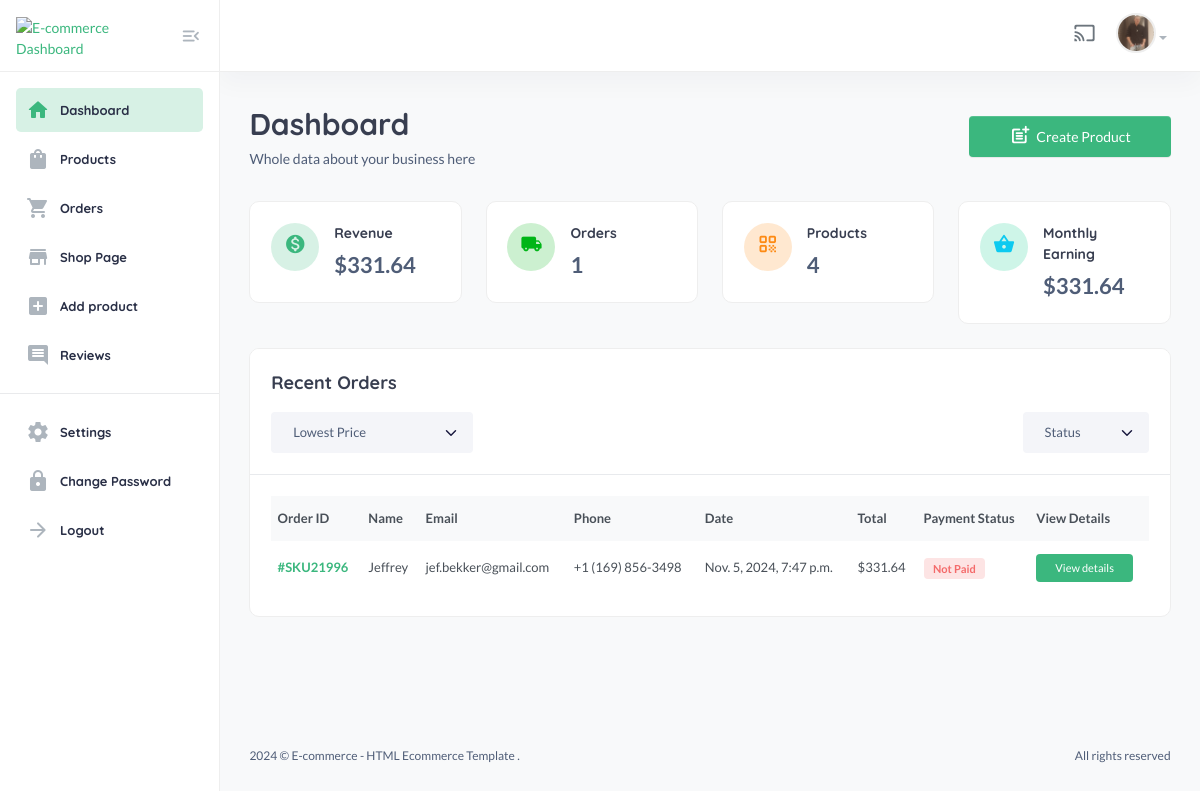
The page /useradmin/dashboard/ (signed in) on the database its author committed.
### userauths/models.py (models this page shows, shortened)
class User(AbstractUser):
    email = models.EmailField(unique=True)
    username = models.CharField(max_length=100)
    bio = models.CharField(max_length=100)
    USERNAME_FIELD = "email"
    REQUIRED_FIELDS = ['username']

class Profile(models.Model):
    user = models.OneToOneField(User, on_delete=models.CASCADE)
    image = models.ImageField(upload_to='image')
    full_name = models.CharField(max_length=200)
    bio = models.CharField(max_length=200, null=True, blank=True)
    phone = models.CharField(max_length=200)
    verified = models.BooleanField(default=False)

### core/models.py (models this page shows)
class CartOrder(models.Model):
    user = models.ForeignKey(User, on_delete=models.CASCADE)
    full_name = models.CharField(max_length=100, null=True, blank=True)
    email = models.CharField(max_length=100, null=True, blank=True)
    phone = models.CharField(max_length=100, null=True, blank=True)
    address = models.CharField(max_length=100, null=True, blank=True)
    city = models.CharField(max_length=100, null=True, blank=True)
    state = models.CharField(max_length=100, null=True, blank=True)
    country = models.CharField(max_length=100, null=True, blank=True)
    price = models.DecimalField(max_digits=12, decimal_places=2, default="0.00")
    saved = models.DecimalField(max_digits=12, decimal_places=2, default="0.00")
    coupons = models.ManyToManyField("core.Coupon", blank=True)
    shipping_method = models.CharField(max_length=100, null=True, blank=True)
    tracking_id = models.CharField(max_length=100, null=True, blank=True)
    tracking_website_address = models.CharField(max_length=100, null=True, blank=True)
    paid_status = models.BooleanField(default=False)
    order_date = models.DateTimeField(auto_now_add=True)
    product_status = models.CharField(choices=STATUS_CHOICE, max_length=30, default="processing")
    sku = ShortUUIDField(null=True, blank=True, length=5, prefix="SKU", max_length=20, alphabet="1234567890")
    oid = ShortUUIDField(null=True, blank=True, length=5, max_length=20, alphabet="1234567890")
    stripe_payment_intent = models.CharField(max_length=1000, null=True, blank=True)
    class Meta:
        verbose_name_plural = "Cart Order"

### useradmin/views.py (the view)
# urls.py: path("dashboard/", customer_dashboard, name="dashboard"),
def dashboard(request):
    revenue = CartOrder.objects.aggregate(price=Sum("price"))
    total_orders_count = CartOrder.objects.all()
    all_products = Product.objects.all()
    all_categories = Category.objects.all()
    new_customers = User.objects.all(). order_by("-id")
    latest_orders = CartOrder.objects.all()
    this_month = datetime.datetime.now().month
    monthly_revenue = CartOrder.objects.filter(order_date__month=this_month).aggregate(price=Sum("price"))
    context = {
        "revenue": revenue,
        "total_orders_count": total_orders_count,
        "all_products": all_products,
        "all_categories": all_categories,
        "new_customers": new_customers,
        "latest_orders": latest_orders,
        "monthly_revenue": monthly_revenue,
    }
    return render(request, "useradmin/dashboard.html", context)

### core/context_processor.py (called while the page is built)
def default(request):
    categories = Category.objects.all()
    vendors = Vendor.objects.all()
    min_max_price = Product.objects.aggregate(Min("price"), Max("price")) # Get the lowest and highest value from the models (price from product)
    try:
        wishlist = Wishlist.objects.filter(user=request.user)
    except:
        messages.warning(request, "You need to login before accessing your wishlist.")
        wishlist = 0
    try:
        address = Address.objects.get(user=request.user)
    except:
        address = None
    return {
        "categories": categories,
        "wishlist": wishlist,
        "address": address,
        "vendors": vendors,
        "min_max_price": min_max_price,
    }

### templates/useradmin/dashboard.html (shortened to what this page needs)
{% extends 'useradmin/base.html' %}
{% load static %}
{% block content %}
<section class="content-main">
    <div class="content-header">
        <div>
            <h2 class="content-title card-title">Dashboard</h2>
            <p>Whole data about your business here</p>
        </div>
        <div>
            <a href="#" class="btn btn-primary"><i class="text-muted material-icons md-post_add"></i>Create Product</a>
        </div>
    </div>
    <div class="row">
        <div class="col-lg-3">
            <div class="card card-body mb-4">
                <article class="icontext">
                    <span class="icon icon-sm rounded-circle bg-primary-light"><i class="text-primary material-icons md-monetization_on"></i></span>
                    <div class="text">
                        <h6 class="mb-1 card-title">Revenue</h6>
                        <span>${{ revenue.price|floatformat:2 }}</span>
                    </div>
                </article>
            </div>
        </div>
        <div class="col-lg-3">
            <div class="card card-body mb-4">
                <article class="icontext">
                    <span class="icon icon-sm rounded-circle bg-success-light"><i class="text-success material-icons md-local_shipping"></i></span>
                    <div class="text">
                        <h6 class="mb-1 card-title">Orders</h6>
                        <span>{{ total_orders_count.count }}</span>
                    </div>
                </article>
            </div>
        </div>
        <div class="col-lg-3">
            <div class="card card-body mb-4">
                <article class="icontext">
                    <span class="icon icon-sm rounded-circle bg-warning-light"><i class="text-warning material-icons md-qr_code"></i></span>
                    <div class="text">
                        <h6 class="mb-1 card-title">Products</h6>
                        <span>{{ all_products.count }}</span>
                    </div>
                </article>
            </div>
        </div>
        <div class="col-lg-3">
            <div class="card card-body mb-4">
                <article class="icontext">
                    <span class="icon icon-sm rounded-circle bg-info-light"><i class="text-info material-icons md-shopping_basket"></i></span>
                    <div class="text">
                        <h6 class="mb-1 card-title">Monthly Earning</h6>
                        <span>${{ monthly_revenue.price|floatformat:2  }}</span>
                    </div>
                </article>
            </div>
        </div>
    </div>
    <div class="card mb-4">
        <header class="card-header">
            <h4 class="card-title">Recent Orders</h4>
            <div class="row align-items-center">
                <div class="col-md-3 col-12 me-auto mb-md-0 mb-3">
                    <div class="custom_select">
                        <select class="form-select select-nice">
                            <option selected>Lowest Price</option>
                        </select>
                    </div>
                </div>
                <div class="col-md-2 col-6">
                    <div class="custom_select">
                        <select class="form-select select-nice">
                            <option selected>Status</option>
                        </select>
                    </div>
                </div>
            </div>
        </header>
        <div class="card-body">
            <div class="table-responsive">
                <div class="table-responsive">
                    <table class="table align-middle table-nowrap mb-0">
                        <thead class="table-light">
                            <tr>
                                <th class="align-middle" scope="col">Order ID</th>
                                <th class="align-middle" scope="col">Name</th>
                                <th class="align-middle" scope="col">Email</th>
                                <th class="align-middle" scope="col">Phone</th>
                                <th class="align-middle" scope="col">Date</th>
                                <th class="align-middle" scope="col">Total</th>
                                <th class="align-middle" scope="col">Payment Status</th>
                                <th class="align-middle" scope="col">View Details</th>
                            </tr>
                        </thead>
                        <tbody>
                            {% for l in latest_orders %}
                            <tr>
                                <td><a href="#" class="fw-bold">#{{ l.sku }}</a></td>
                                <td>{{ l.full_name }}</td>
                                <td>{{ l.email }}</td>
                                <td>{{ l.phone }}</td>
                                <td>{{ l.order_date }}</td>
                                <td>${{ l.price }}</td>
                                <td>
                                    {% if l.paid_status == True %}
                                    <span class="badge badge-pill badge-soft-success">Paid</span>
                                    {% else %}
                                    <span class="badge badge-pill badge-soft-danger">Not Paid</span>
                                    {% endif %}
                                </td>
                                <td>
                                    <a href="#" class="btn btn-xs"> View details</a>
                                </td>
                            </tr>
                            {% endfor %}
                        </tbody>
                    </table>
                </div>
            </div>
        </div>
    </div>
</section>
{% endblock content %}

### templates/useradmin/base.html (shortened to what this page needs)
{% load static %}
<!DOCTYPE html>
<html lang="en">
    <head>
        <link href="{% static 'assets2/css/main.css' %}" rel="stylesheet" type="text/css" />
        <link rel="stylesheet" href="https://cdnjs.cloudflare.com/ajax/libs/font-awesome/6.0.0/css/all.min.css" />
    </head>
    <body>
        <aside class="navbar-aside" id="offcanvas_aside">
            <div class="aside-top">
                <a href="/useradmin/" class="brand-wrap">
                    <img src="https://clipground.com/images/ecommerce-logo-png-11.png" class="logo" alt="E-commerce Dashboard" />
                </a>
                <div>
                    <button class="btn btn-icon btn-aside-minimize"><i class="text-muted material-icons md-menu_open"></i></button>
                </div>
            </div>
            <nav>
                <ul class="menu-aside">
                    <li class="menu-item {% if '/useradmin/dashboard/' in request.path %}active{% endif %}">
                        <a class="menu-link" href="/useradmin/">
                            <i class="icon material-icons md-home"></i>
                            <span class="text">Dashboard</span>
                        </a>
                    </li>
                    <li class="menu-item {% if '/useradmin/products/' in request.path %}active{% endif %}">
                        <a class="menu-link" href="">
                            <i class="icon material-icons md-shopping_bag"></i>
                            <span class="text">Products</span>
                        </a>
                    </li>
                    <li class="menu-item {% if '/useradmin/orders/' in request.path %}active{% endif %}">
                        <a class="menu-link" href="">
                            <i class="icon material-icons md-shopping_cart"></i>
                            <span class="text">Orders</span>
                        </a>
                    </li>
                    <li class="menu-item">
                        <a class="menu-link" href="">
                            <i class="icon material-icons md-store"></i>
                            <span class="text">Shop Page</span>
                        </a>
                    </li>
                    <li class="menu-item ">
                        <a class="menu-link" href="}">
                            <i class="icon material-icons md-add_box"></i>
                            <span class="text">Add product</span>
                        </a>
                    </li>
                    <li class="menu-item">
                        <a class="menu-link" href="">
                            <i class="icon material-icons md-comment"></i>
                            <span class="text">Reviews</span>
                        </a>
                    </li>
                </ul>
                <hr />
                <ul class="menu-aside">
                    <li class="menu-item">
                        <a class="menu-link" href="">
                            <i class="icon material-icons md-settings"></i>
                            <span class="text">Settings</span>
                        </a>
                    </li>
                    <li class="menu-item">
                        <a class="menu-link" href="">
                            <i class="icon material-icons md-lock"></i>
                            <span class="text"> Change Password </span>
                        </a>
                    </li>
                    <li class="menu-item">
                        <a class="menu-link" href="{% url 'userauths:sign-out' %}">
                            <i class="icon material-icons md-arrow_forward"></i>
                            <span class="text">Logout</span>
                        </a>
                    </li>
                </ul>
                <br />
                <br />
            </nav>
        </aside>
        <main class="main-wrap">
            <header class="main-header navbar">
                <div class="col-nav">
                    <ul class="nav">
                        <li class="nav-item">
                            <a href="#" class="requestfullscreen nav-link btn-icon"><i class="material-icons md-cast"></i></a>
                        </li>
                        <li class="dropdown nav-item">
                            <a class="dropdown-toggle" data-bs-toggle="dropdown" href="#" id="dropdownAccount" aria-expanded="false">
                                {% if request.user.profile.image %}
                                <img class="img-xs rounded-circle" src="{{request.user.profile.image.url}}" alt="User" />
                                {% else %}
                                <img class="img-xs rounded-circle" src="https://www.shutterstock.com/image-vector/vector-flat-illustration-grayscale-avatar-600nw-2281862025.jpg" alt="User" />
                                {% endif %}
                            </a>
                        </li>
                    </ul>
                </div>
            </header>
            {% block content %}
            {% endblock content %}
            <footer class="main-footer font-xs">
                <div class="row pb-30 pt-15">
                    <div class="col-sm-6">
                        &copy; E-commerce - HTML Ecommerce Template .
                    </div>
                    <div class="col-sm-6">
                        <div class="text-sm-end">All rights reserved</div>
                    </div>
                </div>
            </footer>
        </main>
    </body>
</html>

### rows shown on the page
User: user.profile.image (picture)
CartOrder: sku "SKU21996", full_name "Jeffrey", email "jef.bekker@gmail.com", phone "+1 (169) 856-3498", order_date "Nov. 5, 2024, 7:47 p.m.", price "331.64", paid_status "Not Paid"

### other values the page prints
{{ revenue.price|floatformat:2 }} "331.64"
{{ total_orders_count.count }} "1"
{{ all_products.count }} "4"
{{ monthly_revenue.price|floatformat:2 }} "331.64"
